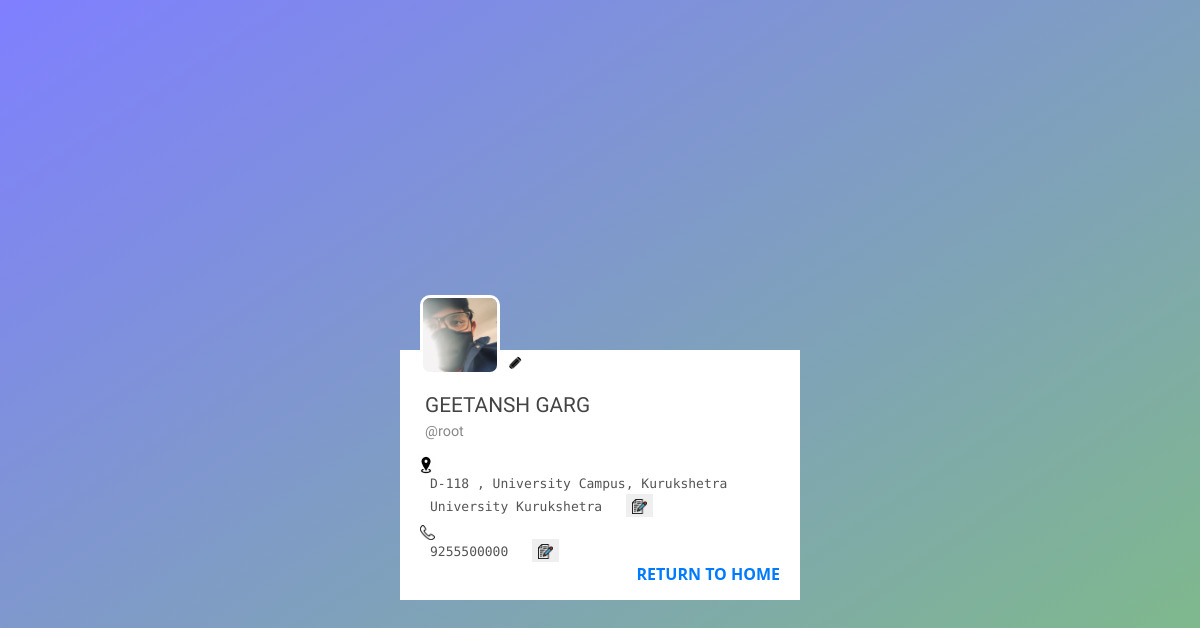
The app's page /viewprofile/account/ (signed in), older data.
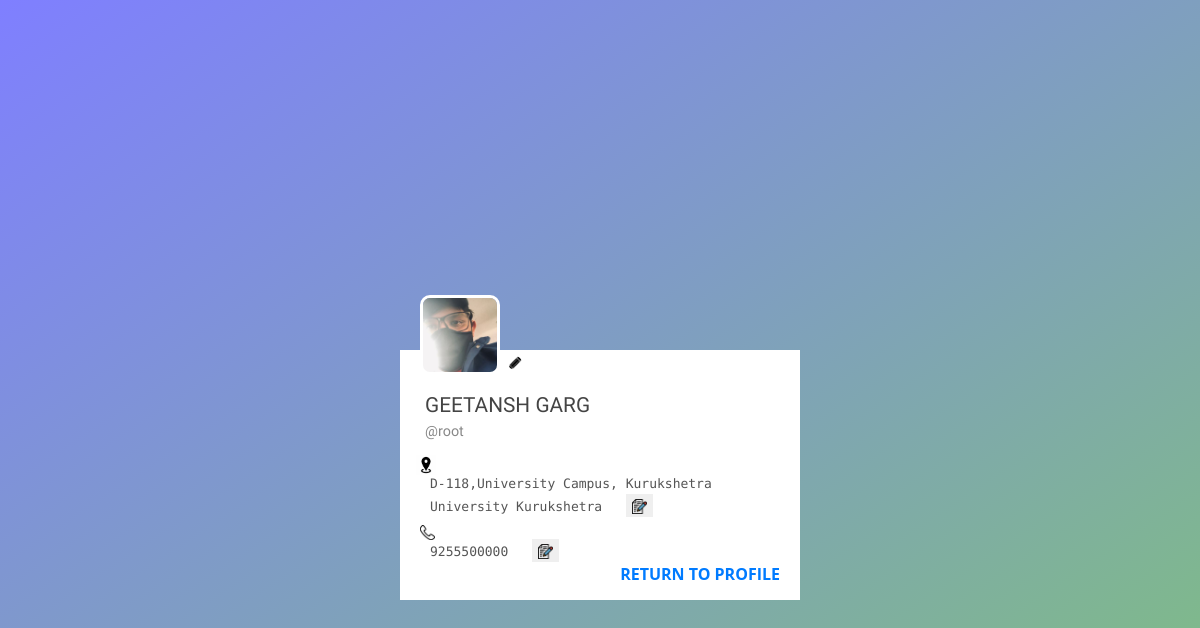
The same page, newer data.
### home/models.py (models this page shows, shortened)
class Customer(models.Model):
    user = models.OneToOneField(User, on_delete=models.CASCADE)
    phone = models.DecimalField(max_digits=11, decimal_places=0, null=True, blank=True)
    address = models.TextField(blank=True, null=True)
    picture = models.ImageField(default='default.png')
    created = models.DateTimeField(auto_now_add=True)
    updated = models.DateTimeField(auto_now=True)

### home/views.py (the view)
# urls.py: path('viewprofile/account/', views.account, name='account'),
def account(request):
    try:
        username = request.user.username
        user = User.objects.get(username=username)
        customer = Customer.objects.get(user=user)
        status = False
        try:
            owner = Owner.objects.get(user=user)
            if owner or user.is_superuser:
                status = True
        except:
            pass
        return render(request, 'account.html', {'customer':customer, 'status':status})
    except Exception as e:
        print(e)
        messages.error(request, 'error while loading your profile')
        return redirect('home')

### templates/account.html (shortened to what this page needs)
{% extends 'base.html' %}
{% load static %}
{% block css %}
    <link rel="stylesheet" href="{% static 'css/account.css' %}">
{% endblock css %}
{% block content %}
    <div class="center">
        <div id="header" style="filter: blur(0px); height: 150px; transform: scale(1, 1);"></div>
        <div id="profile">
            <div>
                <img class="image" src="{{customer.picture.url}}" alt="">
                <div id="edit_form">
                    <img class="image" src="{% static 'images/edit2.png' %}" alt="" style="height: 20px;width: 20px;top: 3px;left: 105px;" id="edit_image">
                </div>
            </div>
            <div class="name">
                {{customer.user.first_name|upper}} {{customer.user.last_name|upper}}
            </div>
            <div class="nickname">
                @{{customer.user.username|lower}}
            </div>
            <div class="location">
                <img src="{% static 'images/location.jpg' %}" height="20px" width="20px" class="material-icons">
                {% if customer.address %}
                    <div id="address_data">
                        <span style="font-family: 'Syne Mono', monospace;
                        font-size:small;" id="">{{customer.address}}</span>
                        <button class="" id="update_address" style="border:none; margin-left:20px;" title="Edit Address"><img src="{% static 'images/edit.png' %}" alt="" height="15px" width="15px"></button>
                    </div>
                {% endif %}
            </div>
            <div class="phone">
                <img src="{% static 'images/phone.png' %}" height="15px" width="15px" class="material-icons">
                {% if customer.phone %}
                    <div id="phone_number">
                        <span style="font-family: 'Syne Mono', monospace;
                        font-size:small;margin-left:10px" id="">{{customer.phone}}</span>
                        <button class="" id="update_phone" style="border:none; margin-left:20px;" title="Edit Phone-Number"><img src="{% static 'images/edit.png' %}" alt="" height="15px" width="15px"></button>
                    </div>
                {% endif %}
            </div>
            <div class="bottom">
                {% if status %}
                    <span style="float: right;margin-right:20px"><strong><a href="viewprofile/" id="view_profile">RETURN TO PROFILE</a></strong></span>
                {% else %}
                    <span style="float: right;margin-right:20px"><strong><a href="/" id="view_profile">RETURN TO HOME</a></strong></span>
                {% endif %}
            </div>
        </div>
    </div>
{% endblock content %}

### templates/base.html (shortened to what this page needs)
<!DOCTYPE html>
{% load static %}
<html lang="en">
<head>
    <link rel="stylesheet" href="https://cdn.jsdelivr.net/npm/bootstrap@4.5.3/dist/css/bootstrap.min.css">
    {% block css %}
    {% endblock css %}
</head>
<body>
    {% block content %}{% endblock content %}
</body>
</html>

### static/css/account.css (style rules this page uses)
body { min-height: 100vh; min-width: 100vw; background: -webkit-gradient(linear, left top, right bottom, from(rgba(0, 0, 255, 0.5)), to(rgba(0, 128, 0, 0.5))), url(http://i.imgur.com/woUbg3p.jpg); background: linear-gradient(to right bottom, rgba(0, 0, 255, 0.5), rgba(0, 128, 0, 0.5)), url(http://i.imgur.com/woUbg3p.jpg); background-size: cover; background-position: center center; display: -webkit-box; display: flex; -webkit-box-pack: center; justify-content: center; -webkit-box-align: center; align-items: center; }
#header { width: 50vw; max-width: 400px; min-width: 300px; height: 150px; background: url(http://i.imgur.com/woUbg3p.jpg); background-size: cover; background-position: center center; -webkit-transition: all .08s linear; transition: all .08s linear; }
#profile { width: 50vw; max-width: 400px; min-width: 300px; height: 250px; background: white; position: relative; box-sizing: border-box; padding-top: 40px; padding-left: 25px; font-family: 'Open Sans', sans-serif; }
.image { position: absolute; border: 3px solid white; top: -55px; left: 20px; height: 80px; width: 80px; border-radius: 10px; }
.name { font-size: 1.3rem; font-weight: 500; color: #444; font-family: 'Josefin Sans', sans-serif; }
.nickname { color: #888; font-size: 0.9rem; padding-bottom: 7px; font-family: 'Architects Daughter', cursive; }
.location { color: #555; font-size: 0.9rem; padding-left: 10px; position: relative; left: -5px; }
.phone { color: #555; font-size: 0.9rem; padding-left: 0px; position: relative; left: -5px; }
#profile .phone .material-icons { position: relative; top: 3px; font-size: 1rem; }
#profile .location .material-icons { position: relative; top: 3px; font-size: 1rem; left: -14px; }
.material-icons { font-family: 'Material Icons'; font-weight: normal; font-style: normal; font-size: 24px; line-height: 1; letter-spacing: normal; text-transform: none; display: inline-block; white-space: nowrap; word-wrap: normal; direction: ltr; -webkit-font-smoothing: antialiased; }

Row changes from the older to the newer data that the page shows:
changed Customer "GEETANSH": address "D-118 , University Campus, Kurukshetra University Kurukshetra" → "D-118,University Campus, Kurukshetra University Kurukshetra"
Text that changed along with them:
text no longer shown: "RETURN TO HOME"
text now shown: "RETURN TO PROFILE"
